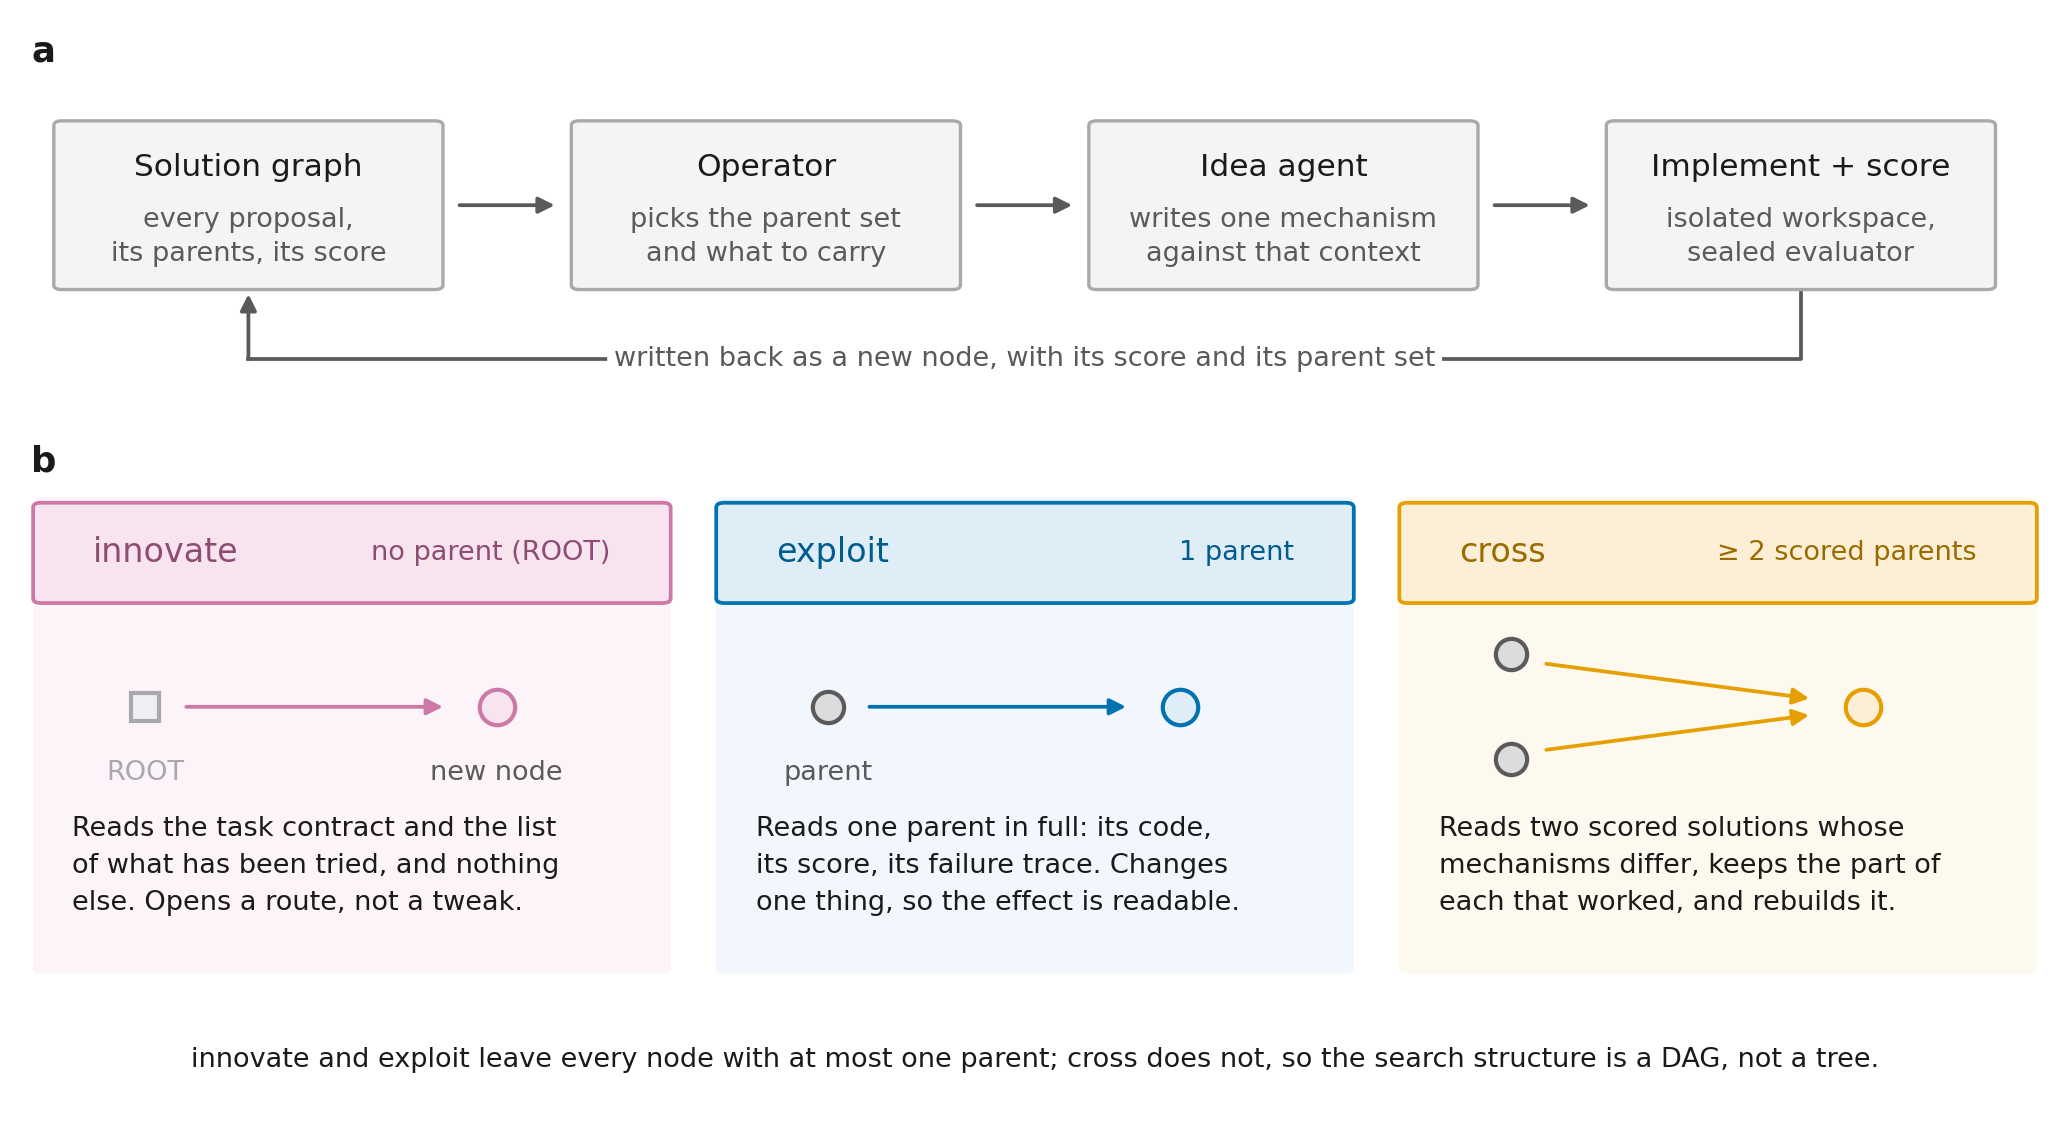

Write the Python code that produced this figure.
#!/usr/bin/env python3
"""Figure 2 — how the solution graph is extended, and the three operators.

Publication schematic, double-column (6.9 in), vector PDF + 300-dpi PNG.
This figure is architectural: it shows the *mechanism* by which the graph
grows, with no run, no node identifiers and no scores in it. A worked example
of an actual graph belongs in a separate results figure.

Panel (a) is the extension step, which is identical for every operator: the
graph is read, a parent set is chosen, one mechanism is written against that
context, it is implemented and evaluated, and the result is written back as a
new node together with its parent set.

Panel (b) is the only thing the operators disagree about: the size of the
parent set, and what is carried forward from it. `ensemble`, a fourth operator
that carries a parent's *trained artifacts* rather than its mechanism, is out
of scope here.

The structural consequence, stated in the footnote, is the reason the on-disk
record stores a parent *list*: two of the three operators leave each node with
at most one parent, but `cross` does not, so the search structure is a DAG and
cannot be serialised as a tree.

Style notes: light tints with a matching darker stroke rather than heavy black
outlines; colour is decorative here (each operator is already named in its own
column) so the figure survives greyscale; node glyphs are plot markers, which
stay circular regardless of the axes' aspect ratio.

    python3 fig_operators.py                       # writes PDF + PNG alongside
"""

from __future__ import annotations

from pathlib import Path

import matplotlib
matplotlib.use("Agg")
import matplotlib.pyplot as plt
from matplotlib.patches import FancyArrowPatch, FancyBboxPatch

# ── house style ────────────────────────────────────────────────────────────
plt.rcParams.update({
    "font.family": "sans-serif",
    "font.sans-serif": ["DejaVu Sans", "Helvetica", "Arial"],
    "pdf.fonttype": 42,   # TrueType, not Type-3: required by most journals
    "ps.fonttype": 42,
})

FS_PANEL, FS_BOX, FS_OP, FS_BODY = 8.5, 7.5, 8.0, 6.5

INK = "#1A1A1A"
GREY = "#5A5A5A"
HAIR = "#A8A8AD"
NEUTRAL = "#F4F4F5"

# Okabe–Ito hues. Each gets a tint for the name band and a paler wash for the
# card behind it, so the three columns read as parallel alternatives.
OPS = [
    dict(name="innovate", fill="#F7E4EF", wash="#FCF4F8", line="#CC79A7",
         text="#8E4C74",
         rule="no parent (ROOT)",
         body="Reads the task contract and the list\n"
              "of what has been tried, and nothing\n"
              "else. Opens a route, not a tweak.",
         parents=1, root=True),
    dict(name="exploit", fill="#DFEDF7", wash="#F1F7FC", line="#0072B2",
         text="#005B8E",
         rule="1 parent",
         body="Reads one parent in full: its code,\n"
              "its score, its failure trace. Changes\n"
              "one thing, so the effect is readable.",
         parents=1, root=False),
    dict(name="cross", fill="#FCEFD6", wash="#FEF9EE", line="#E69F00",
         text="#9A6B00",
         rule="≥ 2 scored parents",
         body="Reads two scored solutions whose\n"
              "mechanisms differ, keeps the part of\n"
              "each that worked, and rebuilds it.",
         parents=2, root=False),
]

fig = plt.figure(figsize=(6.9, 3.8))
ax = fig.add_axes([0, 0, 1, 1])
ax.set_xlim(0, 100)
ax.set_ylim(0, 100)
ax.axis("off")


def box(x, y, w, h, title, sub, fc=NEUTRAL, ec=HAIR):
    ax.add_patch(FancyBboxPatch(
        (x - w / 2, y - h / 2), w, h, boxstyle="round,pad=0.4",
        linewidth=0.8, edgecolor=ec, facecolor=fc, zorder=2))
    ax.text(x, y + 3.3, title, ha="center", va="center", fontsize=FS_BOX,
            color=INK, zorder=3)
    ax.text(x, y - 2.8, sub, ha="center", va="center", fontsize=FS_BODY,
            color=GREY, zorder=3, linespacing=1.4)


def arrow(p, q, colour=GREY, lw=0.9):
    ax.add_patch(FancyArrowPatch(
        p, q, arrowstyle="-|>", mutation_scale=8, linewidth=lw, color=colour,
        shrinkA=0, shrinkB=0, zorder=1))


def glyph(x, y, *, fc, ec, size=7.5, shape="o"):
    """A node. Drawn as a plot marker so it stays round whatever the axes
    aspect ratio is — a patch would come out as an ellipse on this canvas."""
    ax.plot([x], [y], marker=shape, markersize=size, markerfacecolor=fc,
            markeredgecolor=ec, markeredgewidth=1.0, linestyle="none",
            zorder=3)


# ══ (a) the extension step, shared by all three operators ══════════════════
ax.text(1.5, 95.5, "a", ha="left", va="center", fontsize=FS_PANEL,
        fontweight="bold", color=INK)

BY, BH, BW = 82.0, 14.0, 18.0
COLS = [12.0, 37.0, 62.0, 87.0]

box(COLS[0], BY, BW, BH, "Solution graph",
    "every proposal,\nits parents, its score")
box(COLS[1], BY, BW, BH, "Operator",
    "picks the parent set\nand what to carry")
box(COLS[2], BY, BW, BH, "Idea agent",
    "writes one mechanism\nagainst that context")
box(COLS[3], BY, BW, BH, "Implement + score",
    "isolated workspace,\nsealed evaluator")

for a, b in zip(COLS, COLS[1:]):
    arrow((a + BW / 2 + 1.2, BY), (b - BW / 2 - 1.2, BY))

# The return rail. The host writes the node; the operator is a *claim about
# provenance*, so the parent set travels back with the score.
ax.plot([COLS[3], COLS[3], COLS[0]], [BY - BH / 2 - 0.4, 68.5, 68.5],
        color=GREY, linewidth=0.9, solid_joinstyle="round", zorder=1)
arrow((COLS[0], 68.5), (COLS[0], BY - BH / 2 - 0.8))
ax.text(49.5, 68.5, "written back as a new node, with its score and its "
        "parent set", ha="center", va="center", fontsize=FS_BODY, color=GREY,
        zorder=4, bbox=dict(boxstyle="round,pad=0.25", fc="white", ec="none"))

# ══ (b) what the three operators disagree about ════════════════════════════
ax.text(1.5, 59.5, "b", ha="left", va="center", fontsize=FS_PANEL,
        fontweight="bold", color=INK)

CX = [17.0, 50.0, 83.0]
CW = 30.0
Y_CARD, CARD_H = 35.5, 41.0          # card spans y 15 – 56
Y_BAND, Y_DIAG, Y_BODY = 51.5, 38.0, 24.0

for cx, op in zip(CX, OPS):
    # A soft card per operator, with the name band as its header. The card is
    # what makes the three read as parallel alternatives rather than a chain.
    ax.add_patch(FancyBboxPatch(
        (cx - CW / 2, Y_CARD - CARD_H / 2), CW, CARD_H,
        boxstyle="round,pad=0.4", linewidth=0, edgecolor="none",
        facecolor=op["wash"], zorder=0))
    ax.add_patch(FancyBboxPatch(
        (cx - CW / 2, Y_BAND - 4.0), CW, 8.0, boxstyle="round,pad=0.4",
        linewidth=0.9, edgecolor=op["line"], facecolor=op["fill"], zorder=2))
    ax.text(cx - CW / 2 + 2.5, Y_BAND, op["name"], ha="left", va="center",
            fontsize=FS_OP, color=op["text"], zorder=3)
    ax.text(cx + CW / 2 - 2.5, Y_BAND, op["rule"], ha="right", va="center",
            fontsize=FS_BODY, color=op["text"], zorder=3)

    # The parent pattern: grey glyphs are solutions already in the graph, the
    # tinted one is what this operator creates.
    if op["root"]:
        glyph(cx - 10, Y_DIAG, fc="#EFEFF1", ec=HAIR, shape="s", size=6.5)
        ax.text(cx - 10, Y_DIAG - 5.8, "ROOT", ha="center", va="center",
                fontsize=FS_BODY, color=HAIR)
        ax.text(cx + 7, Y_DIAG - 5.8, "new node", ha="center", va="center",
                fontsize=FS_BODY, color=GREY)
        arrow((cx - 8, Y_DIAG), (cx + 4.4, Y_DIAG), colour=op["line"])
    elif op["parents"] == 1:
        glyph(cx - 10, Y_DIAG, fc="#DCDCDE", ec=GREY)
        ax.text(cx - 10, Y_DIAG - 5.8, "parent", ha="center", va="center",
                fontsize=FS_BODY, color=GREY)
        arrow((cx - 8, Y_DIAG), (cx + 4.4, Y_DIAG), colour=op["line"])
    else:
        for dy in (4.6, -4.6):
            glyph(cx - 10, Y_DIAG + dy, fc="#DCDCDE", ec=GREY)
            arrow((cx - 8.3, Y_DIAG + dy * 0.82),
                  (cx + 4.4, Y_DIAG + dy * 0.16), colour=op["line"])

    glyph(cx + 7, Y_DIAG, fc=op["fill"], ec=op["line"], size=8.5)

    ax.text(cx - CW / 2 + 1.5, Y_BODY, op["body"], ha="left", va="center",
            fontsize=FS_BODY, color=INK, zorder=3, linespacing=1.55)

# ── footnote ───────────────────────────────────────────────────────────────
ax.text(50.0, 7.0,
        "innovate and exploit leave every node with at most one parent; "
        "cross does not, so the search structure is a DAG, not a tree.",
        ha="center", va="center", fontsize=FS_BODY, color=INK)

# `figure_lint.py` execs this file without `__file__`, so fall back to cwd.
out = Path(globals().get("__file__", "x")).resolve().parent / "fig_operators.pdf"
fig.savefig(out)                                   # exact 6.9 in column width
fig.savefig(out.with_suffix(".png"), dpi=300)
print("wrote", out.name, "and", out.with_suffix(".png").name)
